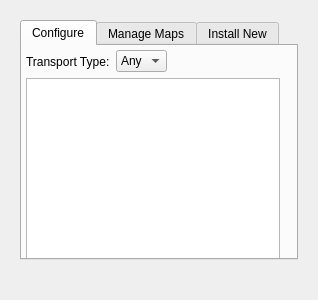
<?xml version="1.0" encoding="UTF-8"?>
<ui version="4.0">
 <class>MonavConfigWidget</class>
 <widget class="QWidget" name="MonavConfigWidget">
  <property name="geometry">
   <rect>
    <x>0</x>
    <y>0</y>
    <width>286</width>
    <height>277</height>
   </rect>
  </property>
  <property name="sizePolicy">
   <sizepolicy hsizetype="MinimumExpanding" vsizetype="MinimumExpanding">
    <horstretch>0</horstretch>
    <verstretch>0</verstretch>
   </sizepolicy>
  </property>
  <property name="windowTitle">
   <string>Monav Configuration</string>
  </property>
  <layout class="QVBoxLayout" name="verticalLayout">
   <item>
    <widget class="QStackedWidget" name="m_stackedWidget">
     <property name="currentIndex">
      <number>0</number>
     </property>
     <widget class="QWidget" name="m_settingsPage">
      <layout class="QVBoxLayout" name="verticalLayout_2">
       <item>
        <widget class="QTabWidget" name="monavTabWidget">
         <property name="currentIndex">
          <number>0</number>
         </property>
         <widget class="QWidget" name="tab">
          <property name="sizePolicy">
           <sizepolicy hsizetype="MinimumExpanding" vsizetype="MinimumExpanding">
            <horstretch>0</horstretch>
            <verstretch>0</verstretch>
           </sizepolicy>
          </property>
          <attribute name="title">
           <string>Configure</string>
          </attribute>
          <widget class="QLabel" name="label_2">
           <property name="geometry">
            <rect>
             <x>4</x>
             <y>4</y>
             <width>86</width>
             <height>24</height>
            </rect>
           </property>
           <property name="text">
            <string>Transport Type:</string>
           </property>
          </widget>
          <widget class="QComboBox" name="m_transportTypeComboBox">
           <property name="geometry">
            <rect>
             <x>94</x>
             <y>4</y>
             <width>57</width>
             <height>24</height>
            </rect>
           </property>
           <property name="sizeAdjustPolicy">
            <enum>QComboBox::AdjustToContents</enum>
           </property>
           <item>
            <property name="text">
             <string>Any</string>
            </property>
           </item>
          </widget>
          <widget class="QTableView" name="m_configureMapsListView">
           <property name="geometry">
            <rect>
             <x>4</x>
             <y>32</y>
             <width>254</width>
             <height>195</height>
            </rect>
           </property>
           <property name="sizePolicy">
            <sizepolicy hsizetype="MinimumExpanding" vsizetype="MinimumExpanding">
             <horstretch>0</horstretch>
             <verstretch>0</verstretch>
            </sizepolicy>
           </property>
           <property name="horizontalScrollBarPolicy">
            <enum>Qt::ScrollBarAlwaysOff</enum>
           </property>
           <property name="alternatingRowColors">
            <bool>true</bool>
           </property>
           <attribute name="horizontalHeaderVisible">
            <bool>true</bool>
           </attribute>
           <attribute name="horizontalHeaderStretchLastSection">
            <bool>false</bool>
           </attribute>
           <attribute name="verticalHeaderVisible">
            <bool>false</bool>
           </attribute>
           <attribute name="verticalHeaderStretchLastSection">
            <bool>false</bool>
           </attribute>
          </widget>
         </widget>
         <widget class="QWidget" name="tab_3">
          <property name="sizePolicy">
           <sizepolicy hsizetype="MinimumExpanding" vsizetype="MinimumExpanding">
            <horstretch>0</horstretch>
            <verstretch>0</verstretch>
           </sizepolicy>
          </property>
          <attribute name="title">
           <string>Manage Maps</string>
          </attribute>
          <layout class="QGridLayout" name="gridLayout_5">
           <item row="0" column="0">
            <widget class="QTableView" name="m_installedMapsListView">
             <property name="sizePolicy">
              <sizepolicy hsizetype="MinimumExpanding" vsizetype="MinimumExpanding">
               <horstretch>0</horstretch>
               <verstretch>0</verstretch>
              </sizepolicy>
             </property>
             <property name="horizontalScrollBarPolicy">
              <enum>Qt::ScrollBarAlwaysOff</enum>
             </property>
             <property name="alternatingRowColors">
              <bool>true</bool>
             </property>
             <attribute name="horizontalHeaderVisible">
              <bool>false</bool>
             </attribute>
             <attribute name="horizontalHeaderStretchLastSection">
              <bool>false</bool>
             </attribute>
             <attribute name="verticalHeaderVisible">
              <bool>false</bool>
             </attribute>
             <attribute name="verticalHeaderStretchLastSection">
              <bool>false</bool>
             </attribute>
            </widget>
           </item>
          </layout>
         </widget>
         <widget class="QWidget" name="tab_2">
          <attribute name="title">
           <string>Install New</string>
          </attribute>
          <layout class="QFormLayout" name="formLayout">
           <property name="fieldGrowthPolicy">
            <enum>QFormLayout::ExpandingFieldsGrow</enum>
           </property>
           <item row="0" column="0">
            <widget class="QLabel" name="label">
             <property name="text">
              <string>Continent</string>
             </property>
            </widget>
           </item>
           <item row="0" column="1">
            <widget class="QComboBox" name="m_continentComboBox">
             <property name="sizeAdjustPolicy">
              <enum>QComboBox::AdjustToContents</enum>
             </property>
            </widget>
           </item>
           <item row="1" column="0">
            <widget class="QLabel" name="label_3">
             <property name="text">
              <string>Country</string>
             </property>
            </widget>
           </item>
           <item row="1" column="1">
            <widget class="QComboBox" name="m_stateComboBox">
             <property name="sizeAdjustPolicy">
              <enum>QComboBox::AdjustToContents</enum>
             </property>
            </widget>
           </item>
           <item row="2" column="0">
            <widget class="QLabel" name="m_regionLabel">
             <property name="text">
              <string>Download Variant</string>
             </property>
            </widget>
           </item>
           <item row="2" column="1">
            <widget class="QComboBox" name="m_regionComboBox">
             <property name="sizeAdjustPolicy">
              <enum>QComboBox::AdjustToContents</enum>
             </property>
            </widget>
           </item>
           <item row="3" column="1">
            <widget class="QPushButton" name="m_installButton">
             <property name="text">
              <string>Install</string>
             </property>
            </widget>
           </item>
          </layout>
         </widget>
        </widget>
       </item>
       <item>
        <widget class="QLabel" name="m_statusLabel">
         <property name="text">
          <string/>
         </property>
        </widget>
       </item>
      </layout>
     </widget>
     <widget class="QWidget" name="m_progressPage">
      <layout class="QGridLayout" name="gridLayout_3">
       <item row="0" column="0">
        <spacer name="verticalSpacer_2">
         <property name="orientation">
          <enum>Qt::Vertical</enum>
         </property>
         <property name="sizeHint" stdset="0">
          <size>
           <width>20</width>
           <height>40</height>
          </size>
         </property>
        </spacer>
       </item>
       <item row="1" column="0">
        <widget class="QLabel" name="m_progressLabel">
         <property name="text">
          <string>Nothing to do.</string>
         </property>
         <property name="wordWrap">
          <bool>true</bool>
         </property>
        </widget>
       </item>
       <item row="2" column="0">
        <widget class="QProgressBar" name="m_progressBar">
         <property name="maximum">
          <number>0</number>
         </property>
         <property name="value">
          <number>140958</number>
         </property>
         <property name="format">
          <string>%v/%m MB</string>
         </property>
        </widget>
       </item>
       <item row="2" column="1">
        <widget class="QPushButton" name="m_cancelButton">
         <property name="text">
          <string>Abort</string>
         </property>
        </widget>
       </item>
       <item row="3" column="0">
        <spacer name="verticalSpacer">
         <property name="orientation">
          <enum>Qt::Vertical</enum>
         </property>
         <property name="sizeHint" stdset="0">
          <size>
           <width>20</width>
           <height>40</height>
          </size>
         </property>
        </spacer>
       </item>
      </layout>
     </widget>
    </widget>
   </item>
  </layout>
 </widget>
 <resources/>
 <connections/>
</ui>
